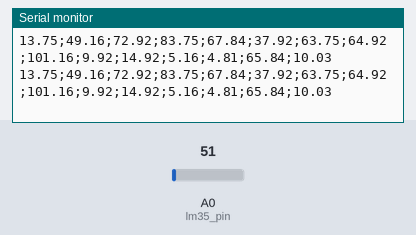
The sketch below on a simulated Arduino Uno, built with avr-gcc and run on an emulated ATmega328P. On the bench: the last lines printed to the serial monitor. The test bench sets the inputs (shaded band); at power-on: A0 (lm35_pin) = 51.

Above: at 2.8 s.
2.9 s: A0 (lm35_pin) set to 61
At 5.3 s:
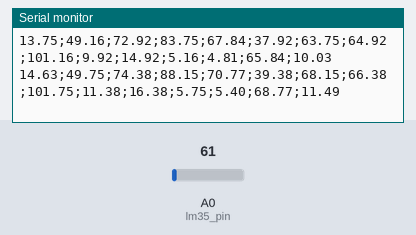
5.6 s: A0 (lm35_pin) set to 71
At 6.7 s:
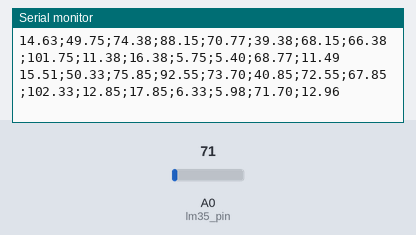
Timing chart, 0 to 8.6 s (numbered marks = the images above; inputs shaded):
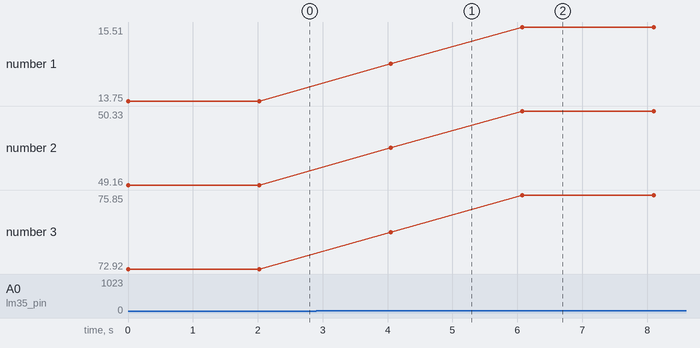

Measured:
- after the input at 2.9 s, the serial monitor: prints a new line after 1.2 s (image 1)
- after the input at 5.6 s, the serial monitor: prints a new line after 0.48 s (image 2)
- plotted number 1: 13.75 → 14.63 after the input at 2.9 s, 14.63 → 15.51 after the input at 5.6 s
- plotted number 2: 49.16 → 49.75 after the input at 2.9 s, 49.75 → 50.33 after the input at 5.6 s
- plotted number 3: 72.92 → 74.38 after the input at 2.9 s, 74.38 → 75.85 after the input at 5.6 s

The sketch:

sensor_de_temperatura.ino
```cpp
int lm35_pin = A0, leitura_lm35 = 0;
float temperaturaReal;
float maceracao;
float malteacao_1;
float malteacao_2;
float malteacao_3;
float moagem;
float brassagem_1;
float brassagem_2;
float brassagem_3;
float fervura;
float resfriamento_1;
float resfriamento_2;
float resfriamento_3;
float maturacao;
float pasteurizacao;
float armazenamento;

void setup()
{
Serial.begin(9600);
}
void loop()
{
leitura_lm35 = analogRead(lm35_pin);
temperaturaReal = leitura_lm35 * (5.0/1023) * 100;
maceracao = (0.18 * temperaturaReal) + 9.26;
malteacao_1 = (0.12 * temperaturaReal) + 46.17;
malteacao_2 = (0.30 * temperaturaReal) + 65.44;
malteacao_3 = (0.90 * temperaturaReal) + 61.32;
moagem = (0.60 * temperaturaReal) + 52.88;
brassagem_1 = (0.30 * temperaturaReal) + 30.44;
brassagem_2 = (0.90 * temperaturaReal) + 41.32;
brassagem_3 = (0.30 * temperaturaReal) + 57.44;
fervura = (0.12 * temperaturaReal) + 98.17;
resfriamento_1 = (0.30 * temperaturaReal) + 2.44;
resfriamento_2 = (0.30 * temperaturaReal) + 7.44;
resfriamento_3 = (0.12 * temperaturaReal) + 2.17;
maturacao = (0.12 * temperaturaReal) + 1.82;
pasteurizacao = (0.60 * temperaturaReal) + 50.88;
armazenamento = (0.30 * temperaturaReal) + 2.55;

Serial.print(maceracao);
Serial.print(";");
Serial.print(malteacao_1);
Serial.print(";");
Serial.print(malteacao_2);
Serial.print(";");
Serial.print(malteacao_3);
Serial.print(";");
Serial.print(moagem);
Serial.print(";");
Serial.print(brassagem_1);
Serial.print(";");
Serial.print(brassagem_2);
Serial.print(";");
Serial.print(brassagem_3);
Serial.print(";");
Serial.print(fervura);
Serial.print(";");
Serial.print(resfriamento_1);
Serial.print(";");
Serial.print(resfriamento_2);
Serial.print(";");
Serial.print(resfriamento_3);
Serial.print(";");
Serial.print(maturacao);
Serial.print(";");
Serial.print(pasteurizacao);
Serial.print(";");
Serial.println(armazenamento);

delay(2000);
}
```
